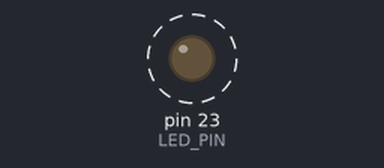
This sketch was run on a simulated Arduino Mega 2560, built with avr-gcc and run on an emulated ATmega2560. Shown: output pins drawn as LEDs (lit = HIGH). Dashed ring = blinking.

Above: at 0.5 s.
Timing chart, 0 to 4.6 s (numbered marks = the images above):
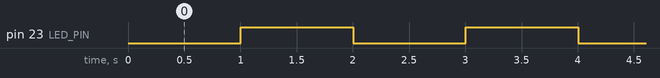

Measured:
- by itself, pin 23 (LED_PIN): alternates HIGH for 1.0 s and LOW for 1.0 s

The sketch:

Sound_Sensor_and_LED_Test.ino
```cpp
#define LED_PIN 23

int ledState = LOW;
long previousMillis = 0;
long interval = 1000;

void setup() {
  pinMode(LED_PIN, OUTPUT);
}

void loop() {
  unsigned long currentMillis = millis();

  if(currentMillis - previousMillis > interval) {
    // save the last time you blinked the LED
    previousMillis = currentMillis;

    // if the LED is off turn it on and vice-versa:
    if (ledState == LOW)
      ledState = HIGH;
    else
      ledState = LOW;

    // set the LED with the ledState of the variable:
    digitalWrite(LED_PIN, ledState);
  }
}
```
